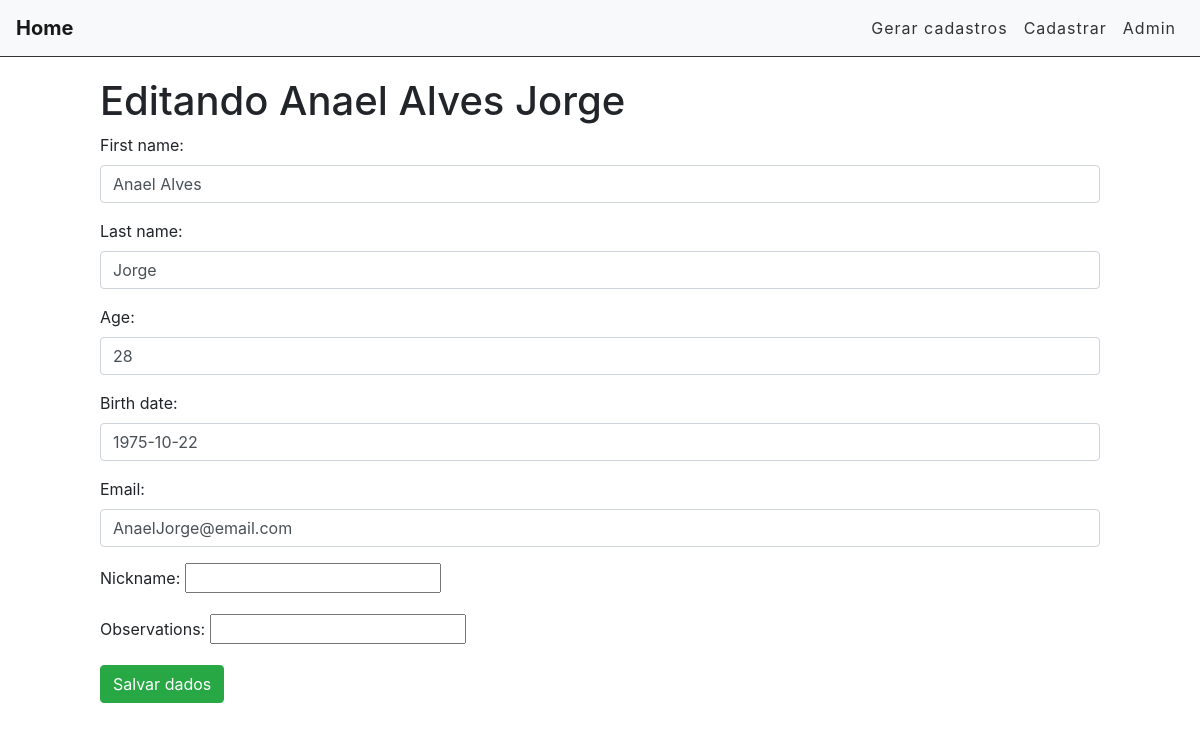
Screenshot of /home/edit/23 with the database file from the repository.
### accounts/models.py (models this page shows, shortened)
class Account(models.Model):
    first_name = models.CharField(max_length=255)
    last_name = models.CharField(max_length=255)
    age = models.IntegerField()
    birth_date = models.DateField(null=True)
    email = models.EmailField()
    nickname = models.CharField(max_length=255)
    observations = models.TextField()

### accounts/views.py (the view)
# urls.py: path('home/edit/<int:id>', views.editAccount, name='edit-account'),
def editAccount(request, id):
    acc = get_object_or_404(Account, pk=id)
    form = AccountModelForm(instance=acc)
    context = {'form': form, 'account': acc}
    if (request.method == 'POST'):
        form = AccountModelForm(request.POST, instance=acc)
        if(form.is_valid()):
            form.save()
            return redirect('/home')
        else:
            return render(request, 'accounts/edit_account.html', context)
    else:
        return render(request, 'accounts/edit_account.html', context)

### accounts/templates/accounts/edit_account.html (shortened to what this page needs)
{% extends 'base.html' %}
{% load crispy_forms_tags %}
{% block content %}
    <div class="offset-1 col-10 list-div">
        <h1>Editando {{account.first_name}} {{account.last_name}}</h1>
        <form method="POST">
            {{ form.as_p }}
            <input type="submit" class="btn btn-success" value="Salvar dados">
        </form>
    </div>
{% endblock %}

### accounts/static/css/styles.css (style rules this page uses)
.list-div { padding: 0; }

### rows the page displays
Account: first_name "Anael Alves", last_name "Jorge", age "28", birth_date "1975-10-22", email "AnaelJorge@email.com"
